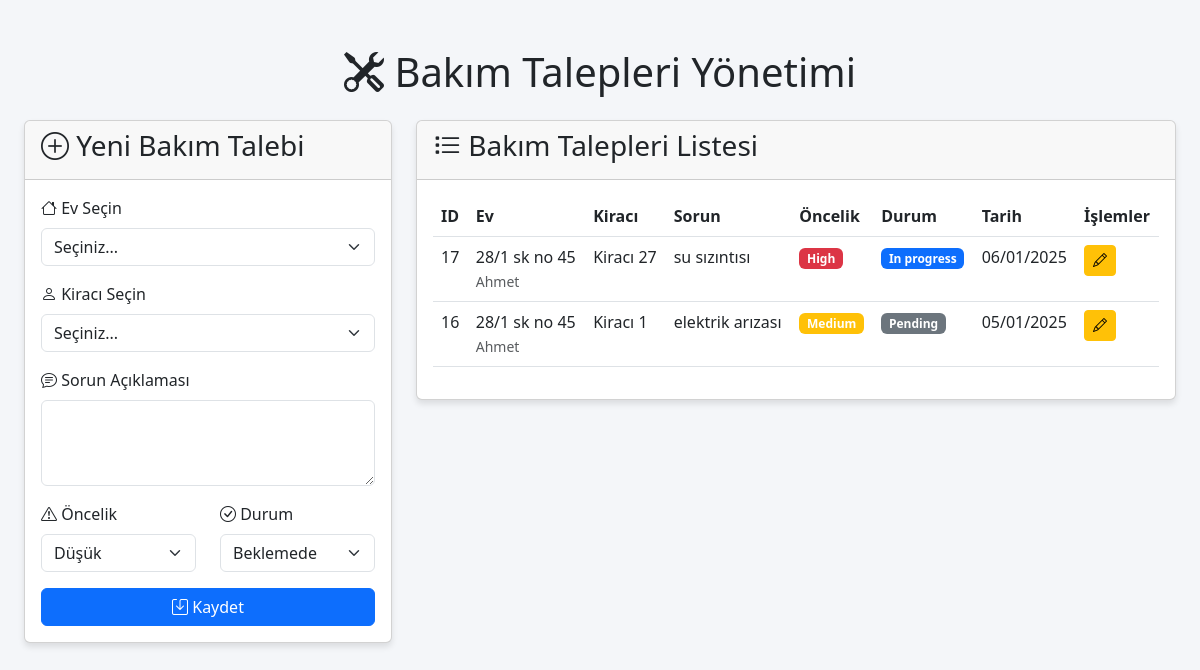
The page /deneme.php on the database its author committed.
### tables this page shows
CREATE TABLE `maintenance_requests` (
  `id` int(11) NOT NULL,
  `property_id` int(11) NOT NULL,
  `borrower_id` int(11) NOT NULL,
  `issue_description` text NOT NULL,
  `priority` enum('low','medium','high','emergency') NOT NULL DEFAULT 'low',
  `status` enum('pending','in_progress','completed','cancelled') NOT NULL DEFAULT 'pending',
  `request_date` datetime DEFAULT current_timestamp(),
  `completion_date` datetime DEFAULT NULL,
  `notes` text DEFAULT NULL
);

CREATE TABLE `house` (
  `id` int(11) NOT NULL,
  `address` text NOT NULL,
  `owner_name` varchar(100) NOT NULL,
  `price` double NOT NULL,
  `date_listed` datetime NOT NULL DEFAULT current_timestamp(),
  `status` tinyint(1) NOT NULL DEFAULT 1 COMMENT '1=available, 0=sold'
);

CREATE TABLE `borrowers` (
  `id` int(11) NOT NULL,
  `firstname` varchar(100) NOT NULL,
  `middlename` varchar(100) NOT NULL,
  `lastname` varchar(100) NOT NULL,
  `contact_no` varchar(30) NOT NULL,
  `address` text NOT NULL,
  `email` varchar(50) NOT NULL,
  `tax_id` varchar(50) NOT NULL,
  `date_created` int(11) NOT NULL
);

### deneme.php (the view, shortened to what this page needs)
<?php
$host = '127.0.0.1';
$db = 'loan_db';
$user = 'root';
$pass = '';
$charset = 'utf8mb4';
try {
    $pdo = new PDO("mysql:host=$host;dbname=$db;charset=$charset", $user, $pass, [
        PDO::ATTR_ERRMODE => PDO::ERRMODE_EXCEPTION,
        PDO::ATTR_DEFAULT_FETCH_MODE => PDO::FETCH_ASSOC,
        PDO::ATTR_EMULATE_PREPARES => false,
    ]);
} catch (PDOException $e) {
    die("Veritabanı Bağlantı Hatası: " . $e->getMessage());
}
$maintenance_requests = $pdo->query("
    SELECT m.*, h.address, h.owner_name, b.firstname, b.lastname
    FROM maintenance_requests m
    LEFT JOIN house h ON m.property_id = h.id
    LEFT JOIN borrowers b ON m.borrower_id = b.id
    ORDER BY m.request_date DESC
")->fetchAll();
?>
<!DOCTYPE html>
<html lang="tr">
<head>
    <link href="https://cdn.jsdelivr.net/npm/bootstrap@5.3.0/dist/css/bootstrap.min.css" rel="stylesheet">
    <link href="https://cdn.jsdelivr.net/npm/bootstrap-icons@1.10.0/font/bootstrap-icons.css" rel="stylesheet">
</head>
<body>
<div class="container-fluid px-4 py-5">
    <div class="row">
        <div class="col-12">
            <h1 class="display-6 text-center mb-4">
                <i class="bi bi-tools"></i> Bakım Talepleri Yönetimi
            </h1>
        </div>
    </div>
    <div class="row">
        <div class="col-md-4">
            <div class="card">
                <div class="card-header">
                    <h3 class="card-title"><i class="bi bi-plus-circle"></i> Yeni Bakım Talebi</h3>
                </div>
                <div class="card-body">
                    <form method="post" id="maintenanceForm">
                        <div class="mb-3">
                            <label class="form-label"><i class="bi bi-house"></i> Ev Seçin</label>
                            <select name="property_id" class="form-select" required>
                                <option value="">Seçiniz...</option>
                            </select>
                        </div>
                        <div class="mb-3">
                            <label class="form-label"><i class="bi bi-person"></i> Kiracı Seçin</label>
                            <select name="borrower_id" class="form-select" required>
                                <option value="">Seçiniz...</option>
                            </select>
                        </div>
                        <div class="mb-3">
                            <label class="form-label"><i class="bi bi-chat-text"></i> Sorun Açıklaması</label>
                            <textarea name="issue" class="form-control" rows="3" required></textarea>
                        </div>
                        <div class="row">
                            <div class="col-md-6 mb-3">
                                <label class="form-label"><i class="bi bi-exclamation-triangle"></i> Öncelik</label>
                                <select name="priority" class="form-select" required>
                                    <option value="low">Düşük</option>
                                </select>
                            </div>
                            <div class="col-md-6 mb-3">
                                <label class="form-label"><i class="bi bi-check-circle"></i> Durum</label>
                                <select name="status" class="form-select" required>
                                    <option value="pending">Beklemede</option>
                                </select>
                            </div>
                        </div>
                        <button type="submit" name="submit_maintenance" class="btn btn-primary w-100">
                            <i class="bi bi-save"></i> Kaydet
                        </button>
                    </form>
                </div>
            </div>
        </div>
        <div class="col-md-8">
            <div class="card">
                <div class="card-header">
                    <h3 class="card-title"><i class="bi bi-list-task"></i> Bakım Talepleri Listesi</h3>
                </div>
                <div class="card-body">
                    <div class="table-responsive">
                        <table class="table table-hover">
                            <thead>
                                <tr>
                                    <th>ID</th>
                                    <th>Ev</th>
                                    <th>Kiracı</th>
                                    <th>Sorun</th>
                                    <th>Öncelik</th>
                                    <th>Durum</th>
                                    <th>Tarih</th>
                                    <th>İşlemler</th>
                                </tr>
                            </thead>
                            <tbody>
                                <?php foreach($maintenance_requests as $row): ?>
                                    <tr>
                                        <td><?= htmlspecialchars($row['id'], ENT_QUOTES) ?></td>
                                        <td>
                                            <?= htmlspecialchars($row['address'], ENT_QUOTES) ?><br>
                                            <small class="text-muted"><?= htmlspecialchars($row['owner_name'], ENT_QUOTES) ?></small>
                                        </td>
                                        <td><?= htmlspecialchars($row['firstname'], ENT_QUOTES) . ' ' . htmlspecialchars($row['lastname'], ENT_QUOTES) ?></td>
                                        <td><?= htmlspecialchars($row['issue_description'], ENT_QUOTES) ?></td>
                                        <td>
                                            <span class="badge bg-<?=
                                                ($row['priority'] == 'high' || $row['priority'] == 'emergency') ? 'danger' :
                                                ($row['priority'] == 'medium' ? 'warning' : 'info')
                                            ?>">
                                                <?= ucfirst($row['priority']) ?>
                                            </span>
                                        </td>
                                        <td>
                                            <span class="badge bg-<?=
                                                ($row['status'] == 'completed') ? 'success' :
                                                ($row['status'] == 'in_progress' ? 'primary' :
                                                ($row['status'] == 'cancelled' ? 'danger' : 'secondary'))
                                            ?>">
                                                <?= ucfirst(str_replace('_', ' ', $row['status'])) ?>
                                            </span>
                                        </td>
                                        <td><?= date('d/m/Y', strtotime($row['request_date'])) ?></td>
                                        <td>
                                            <div class="btn-group" role="group">
                                                <a href="#"
                                                   class="btn btn-sm btn-warning edit-maintenance"
                                                   data-id="<?= htmlspecialchars($row['id'], ENT_QUOTES) ?>"
                                                   data-issue="<?= htmlspecialchars($row['issue_description'], ENT_QUOTES) ?>"
                                                   data-priority="<?= htmlspecialchars($row['priority'], ENT_QUOTES) ?>"
                                                   data-status="<?= htmlspecialchars($row['status'], ENT_QUOTES) ?>"
                                                   data-bs-toggle="modal"
                                                   data-bs-target="#editMaintenanceModal">
                                                    <i class="bi bi-pencil"></i>
                                                </a>
                                            </div>
                                        </td>
                                    </tr>
                                <?php endforeach; ?>
                            </tbody>
                        </table>
                    </div>
                </div>
            </div>
        </div>
    </div>
</div>
</body>
</html>

### deneme.php (style rules this page uses)
body { background-color: #f4f6f9; }
.card { margin-bottom: 20px; box-shadow: 0 4px 6px rgba(0,0,0,0.1); }

### rows shown on the page
maintenance_requests: id "17", property.address "28/1 sk no 45", property.owner_name "Ahmet", borrower.firstname "Kiracı 27", issue_description "su sızıntısı", priority "High", status "In progress", request_date "06/01/2025"
maintenance_requests: id "16", property.address "28/1 sk no 45", property.owner_name "Ahmet", borrower.firstname "Kiracı 1", issue_description "elektrik arızası", priority "Medium", status "Pending", request_date "05/01/2025"
